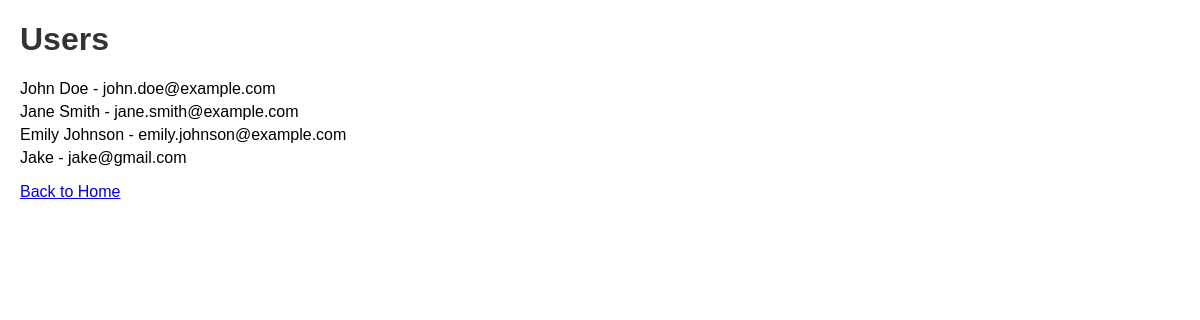
/users, run on an earlier commit of the app's database.
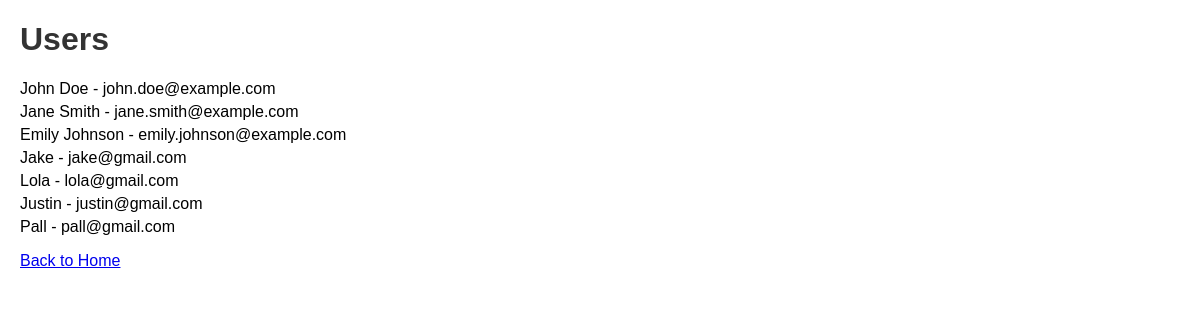
And on a later commit of the database.
### tables this page shows
CREATE TABLE users (
    user_id INTEGER PRIMARY KEY AUTOINCREMENT,
    name TEXT NOT NULL,
    email TEXT UNIQUE NOT NULL,
    phone TEXT NOT NULL
);

### app.py (the view)
@app.route('/users')
def show_users():
    conn = get_db_connection()
    users = conn.execute('SELECT * FROM users').fetchall()
    conn.close()
    return render_template('users.html', users=users)

### app.py (called while the page is built)
def get_db_connection():
    conn = sqlite3.connect('library.db')
    conn.row_factory = sqlite3.Row
    return conn

### templates/users.html (shortened to what this page needs)
<!DOCTYPE html>
<html lang="en">
<head>
    <link rel="stylesheet" href="{{ url_for('static', filename='styles.css') }}">
</head>
<body>
    <h1>Users</h1>
    <ul>
        {% for user in users %}
            <li>{{ user.name }} - {{ user.email }}</li>
        {% endfor %}
    </ul>
    <a href="{{ url_for('index') }}">Back to Home</a>
</body>
</html>

### static/styles.css (style rules this page uses)
body { font-family: Arial, sans-serif; margin: 20px; }
h1 { color: #333; }
ul { list-style-type: none; padding: 0; }
li { margin: 5px 0; }

What changed in the data, as far as the page shows it:
added users: name "Lola", email "lola@gmail.com"
added users: name "Justin", email "justin@gmail.com"
added users: name "Pall", email "pall@gmail.com"
